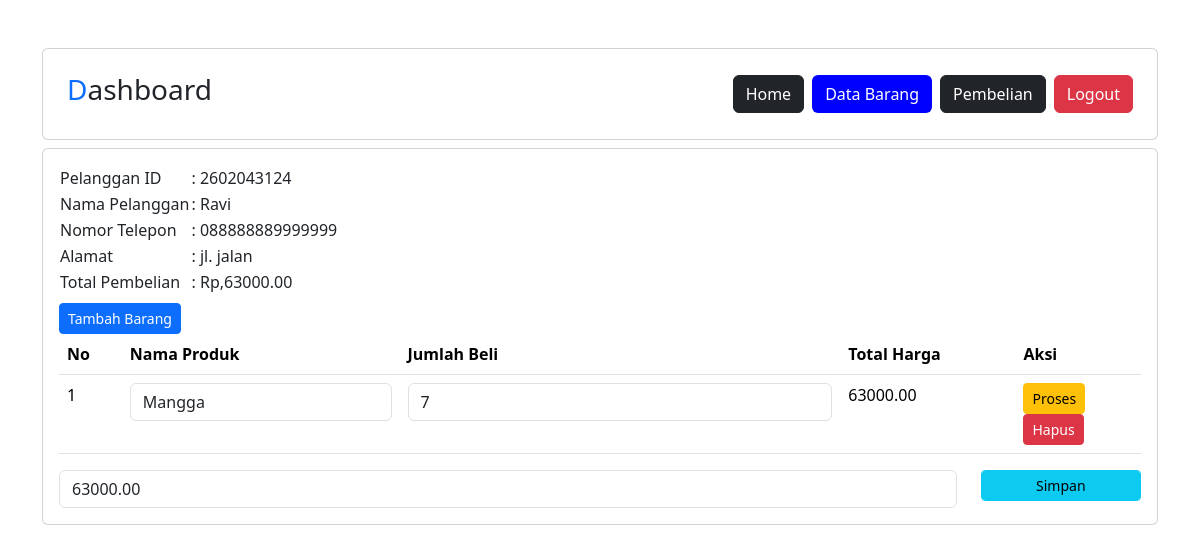
The app's page /petugas/detail_pembelian.php?pelanggan_id=2602043124 (signed in) with its own data.
### tables this page shows
CREATE TABLE `penjualan` (
  `penjualan_id` int(11) NOT NULL,
  `tanggal_penjualan` date NOT NULL,
  `total_harga` decimal(10,2) NOT NULL,
  `pelanggan_id` int(11) UNSIGNED NOT NULL
);

CREATE TABLE `pelanggan` (
  `pelanggan_id` int(11) UNSIGNED NOT NULL,
  `nama_pelanggan` varchar(255) NOT NULL,
  `alamat` text NOT NULL,
  `nomor_telepon` varchar(15) NOT NULL
);

CREATE TABLE `detail_penjualan` (
  `detail_id` int(11) NOT NULL,
  `penjualan_id` int(11) NOT NULL,
  `produk_id` int(11) DEFAULT NULL,
  `jumlah_produk` int(11) NOT NULL,
  `sub_total` decimal(10,2) NOT NULL
);

CREATE TABLE `produk` (
  `produk_id` int(11) NOT NULL,
  `nama_produk` varchar(255) NOT NULL,
  `harga` decimal(10,2) NOT NULL,
  `stok` int(11) NOT NULL
);

### petugas/detail_pembelian.php (the view, shortened to what this page needs)
<?php
include "header.php";
include "navbar.php";
include "../koneksi.php";
?>
<div class="card mt-2">
    <div class="card-body">
        <?php
        $pelanggan_id=$_GET['pelanggan_id'];
        $data=mysqli_query($conn, "SELECT*FROM pelanggan INNER JOIN penjualan ON pelanggan.pelanggan_id=penjualan.pelanggan_id");
        while($d =mysqli_fetch_assoc($data)): ?>
            <?php if($d['pelanggan_id'] == $pelanggan_id) : ?>
                <table>
                    <tr>
                        <td>Pelanggan ID</td>
                        <td>: <?= $d['pelanggan_id'] ?></td>
                    </tr>
                    <tr>
                        <td>Nama Pelanggan</td>
                        <td>: <?= $d['nama_pelanggan'] ?></td>
                    </tr>
                    <tr>
                        <td>Nomor Telepon</td>
                        <td>: <?= $d['nomor_telepon'] ?></td>
                    </tr>
                    <tr>
                        <td>Alamat</td>
                        <td>: <?= $d['alamat'] ?></td>
                    </tr>
                    <tr>
                        <td>Total Pembelian</td>
                        <td>: Rp,<?= $d['total_harga'] ?></td>
                    </tr>
                </table>
                <form action="tambah_detail_penjualan.php" method="POST">
                    <button type="submit" class="btn btn-primary btn-sm mt-2">
                        Tambah Barang
                    </button>
                </form>
                <table class="table">
                    <thead>
                        <tr>
                            <th>No</th>
                            <th>Nama Produk</th>
                            <th>Jumlah Beli</th>
                            <th>Total Harga</th>
                            <th>Aksi</th>
                        </tr>
                    </thead>
                    <tbody>
                        <?php
                        $nos=1;
                        $detail_penjualan=mysqli_query($conn, "SELECT * FROM detail_penjualan");
                        while($d_detail_penjualan = mysqli_fetch_assoc($detail_penjualan)):?>
                            <?php if($d_detail_penjualan['penjualan_id'] == $d['penjualan_id']): ?>
                                <tr>
                                    <td><?= $nos++ ?></td>
                                    <td>
                                        <form action="simpan_barang_beli.php" method="POST">
                                            <div class="form-group">
                                                <select name="produk_id" class="form-control" onchange="this.form.submit()">
                                                    <?php
                                                    $produk = mysqli_query($conn, "SELECT*FROM produk");
                                                    while($d_produk = mysqli_fetch_assoc($produk)):?>
                                                        <option value="<?= $d_produk['produk_id'] ?>" <?php if($d_produk['produk_id'] == $d_detail_penjualan['produk_id']) {echo "selected";} ?>><?= $d_produk['nama_produk'] ?></option>
                                                    <?php endwhile; ?>
                                                </select>
                                            </div>
                                        </form>
                                    </td>
                                    <td>
                                        <form action="hitung_subtotal.php" method="POST">
                                            <div class="form-group">
                                                <input type="number" name="jumlah_produk" value="<?= $d_detail_penjualan['jumlah_produk'] ?>" class="form-control">
                                            </div>
                                    </td>
                                    <td><?= $d_detail_penjualan['sub_total'] ?></td>
                                    <td>
                                        <button type="submit" class='btn btn-warning btn-sm'>Proses</button>
                                    <form action="hapus_detail_pembelian.php" method="POST">
                                        <button type="submit" class="btn btn-danger btn-sm">Hapus</button>
                                    </form>
                                    </td>
                                </tr>
                            <?php endif; ?>
                        <?php endwhile; ?>
                    </tbody>
                </table>
                <form action="simpan_total_harga.php" method="POST">
                    <?php
                        $detail_penjualan = mysqli_query($conn, "SELECT SUM(sub_total) AS total_harga FROM detail_penjualan WHERE penjualan_id='$d[penjualan_id]'");
                        $row = mysqli_fetch_assoc($detail_penjualan);
                        $sum = $row['total_harga'];
                    ?>
                    <div class="row">
                        <div class="col-sm-10">
                            <div class="form-group">
                                <input type="text" class="form-control" name="total_harga" value="<?= $sum; ?>" readonly>
                            </div>
                        </div>
                        <div class="col-sm-2">
                            <div class="form-group">
                                <button type="submit" class="btn btn-info btn-sm form-control">Simpan</button>
                            </div>
                        </div>
                    </div>
                </form>
            <?php endif; ?>
        <?php endwhile; ?>
    </div>
</div>

### records on screen
penjualan: pelanggan "2602043124", pelanggan.nama_pelanggan "Ravi", pelanggan.nomor_telepon "088888889999999", pelanggan.alamat "jl. jalan", total_harga "63000.00"
detail_penjualan: produk_id "Mangga", jumlah_produk "7", sub_total "63000.00"
